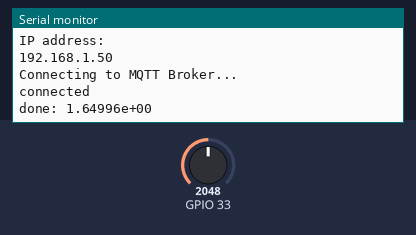
A sketch run on a simulated ESP32. Shown: the last lines printed to the serial monitor. The test bench sets the inputs (shaded band); at power-on: GPIO 33 = 2048. WiFi joins after 1.5 s; servers stay silent unless stated; no MQTT or app messages arrive unless stated.

Above: at 2.7 s.
2.8 s: GPIO 33 set to 2866
At 4.1 s:
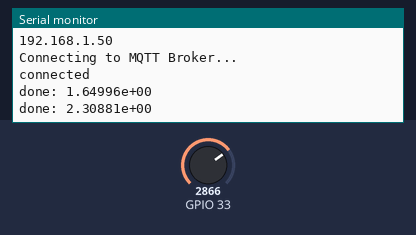
4.3 s: GPIO 33 set to 3603
At 5.4 s:
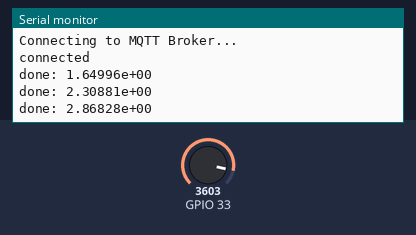
Timing chart, 0 to 7.3 s (numbered marks = the images above; inputs shaded):
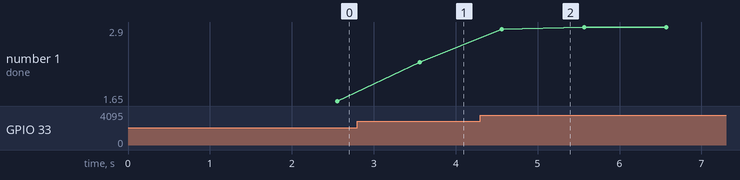

Measured:
- after the input at 2.8 s, the serial monitor: prints a new line after 0.76 s (image 1)
- after the input at 4.3 s, the serial monitor: prints a new line after 0.27 s (image 2)
- plotted number 1: 1.65 → 2.31 after the input at 2.8 s, 2.31 → 2.9 after the input at 4.3 s

The sketch:

06_02_PhotoTra_mqtt.ino
```cpp
#include <WiFi.h>
#include <PubSubClient.h> // https://github.com/knolleary/pubsubclient

char *ssidC="SSID";
char *passC="PASSWORD";
char *servC="192.168.1.1";

const char* gcTopic = "myTopic";
const String gsClientId = "myMqttPub" ;

WiFiClient myWifiClient;
const int myMqttPort = 1883;
PubSubClient myMqttClient(myWifiClient);

#define NUM_1SEC_MICROSEC (1000000)
#define NUM_SEC_TIMER (10)
#define NUM_TIMER_MICROSEC (NUM_SEC_TIMER*NUM_1SEC_MICROSEC)
hw_timer_t * handleTimer2 = NULL;

portMUX_TYPE timerMux2 = portMUX_INITIALIZER_UNLOCKED;

volatile int gviCountWatchDog=0;
#define NUM_MAX_WATCHDOG (6) // 60sec

float gfAveragedVoltage;
uint32_t gu32Count;


void IRAM_ATTR irq_Timer2()
{
  portENTER_CRITICAL_ISR(&timerMux2);
  gviCountWatchDog++;
  if (gviCountWatchDog > NUM_MAX_WATCHDOG)
  {
    selfRestartProcess();
  }

  portEXIT_CRITICAL_ISR(&timerMux2);
}//irq_Timer02()

void init_TimerInterrupt2()
{
  gviCountWatchDog =0;
  handleTimer2 = timerBegin(2, 80, true); // Num_timer ,  counter per clock
  timerAttachInterrupt(handleTimer2, &irq_Timer2, true);
  timerAlarmWrite(handleTimer2, NUM_TIMER_MICROSEC, true); //[us] per 80 clock @ 80MHz
  timerAlarmEnable(handleTimer2);
}//init_TimerInterrupt2()

void selfRestartProcess(void)
{
  //memory copy to flash
  ESP.restart(); // reboot
}//selfRestartProcess()


void initWifiClient(void){
  Serial.print("Connecting to ");
  Serial.println(ssidC);
  uint16_t tmpCount =0;

  WiFi.begin( ssidC, passC);
  while (WiFi.status() != WL_CONNECTED) {
  delay(500);
  Serial.print(".");
  tmpCount++;
  if(tmpCount>128)
  {
    //gFlagWiFiConnectFailure = true;
    Serial.println("failed  ");
    return;
  }
}
  Serial.println("WiFi connected.");
  Serial.println("IP address: ");
  Serial.println(WiFi.localIP());
}

void connectMqtt()
{
  myMqttClient.setServer(servC, myMqttPort);
  while( ! myMqttClient.connected() )
  {
    Serial.println("Connecting to MQTT Broker...");
    //String clientId = "myMqttPub" ;
    if ( myMqttClient.connect(gsClientId.c_str()) )
    {
      Serial.println("connected");
    }
  }
}

void doPubMqtt(char * cValue)
{
  if(!myMqttClient.connected())
  {
    if (myMqttClient.connect(gsClientId.c_str()) )
    {
      Serial.println("reconnected to MQTT broker");
    }
    else
    {
      Serial.println("failure to reconnect to MQTT broker");
      return;
    }
  }
  //myMqttClient.loop();
  boolean bFlagSucceed=myMqttClient.publish(gcTopic,cValue);
  //free(cValue);
  if(bFlagSucceed)
   {
    Serial.print("done: ");
    Serial.println(cValue);
  }
  else
    Serial.println("failure");
  // run to check: mosquitto_sub -t myTopic
}

void setup() {
  Serial.begin(115200);
  pinMode(33,INPUT);
  gfAveragedVoltage = 0;
  gu32Count = 0;

  gviCountWatchDog=0;
  init_TimerInterrupt2();
  initWifiClient();
  connectMqtt();
}

#define N_AVE_TIME_WHILE_SEND_MQTT 100

void loop() {
  portENTER_CRITICAL(&timerMux2);
    gviCountWatchDog=0; //clear Counter
  portEXIT_CRITICAL(&timerMux2);

  gu32Count++;

  float fCurrentVoltage = analogRead(33) / (float)4096 * 3.3 ;
  gfAveragedVoltage = fCurrentVoltage  * 0.1 + gfAveragedVoltage * (1-0.1);
  //Serial.println(gfAveragedVoltage);

  if(gu32Count <N_AVE_TIME_WHILE_SEND_MQTT){
    delay(10);
  }
  else
  {
    gu32Count =0;
    char *cValue;
    cValue = (char *)malloc(12);
    sprintf(cValue, "%1.5e", gfAveragedVoltage);

    doPubMqtt(cValue);
    free(cValue);
  }

}
```
